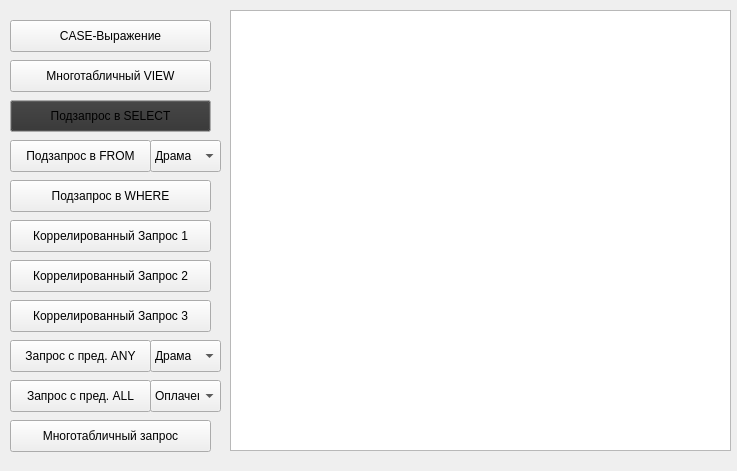
<?xml version="1.0" encoding="UTF-8"?>
<ui version="4.0">
 <class>queries</class>
 <widget class="QWidget" name="queries">
  <property name="geometry">
   <rect>
    <x>0</x>
    <y>0</y>
    <width>737</width>
    <height>471</height>
   </rect>
  </property>
  <property name="windowTitle">
   <string>Form</string>
  </property>
  <property name="styleSheet">
   <string notr="true"/>
  </property>
  <widget class="QTableView" name="tableView">
   <property name="geometry">
    <rect>
     <x>230</x>
     <y>10</y>
     <width>501</width>
     <height>441</height>
    </rect>
   </property>
  </widget>
  <widget class="QPushButton" name="caseButton">
   <property name="geometry">
    <rect>
     <x>10</x>
     <y>20</y>
     <width>201</width>
     <height>32</height>
    </rect>
   </property>
   <property name="styleSheet">
    <string notr="true"/>
   </property>
   <property name="text">
    <string>CASE-Выражение</string>
   </property>
   <property name="icon">
    <iconset theme="window-new"/>
   </property>
   <property name="checkable">
    <bool>false</bool>
   </property>
  </widget>
  <widget class="QPushButton" name="viewButton">
   <property name="geometry">
    <rect>
     <x>10</x>
     <y>60</y>
     <width>201</width>
     <height>32</height>
    </rect>
   </property>
   <property name="text">
    <string>Многотабличный VIEW</string>
   </property>
  </widget>
  <widget class="QPushButton" name="c1Button">
   <property name="geometry">
    <rect>
     <x>10</x>
     <y>100</y>
     <width>201</width>
     <height>32</height>
    </rect>
   </property>
   <property name="palette">
    <palette>
     <active>
      <colorrole role="Button">
       <brush brushstyle="SolidPattern">
        <color alpha="255">
         <red>65</red>
         <green>63</green>
         <blue>43</blue>
        </color>
       </brush>
      </colorrole>
     </active>
     <inactive>
      <colorrole role="Button">
       <brush brushstyle="SolidPattern">
        <color alpha="255">
         <red>50</red>
         <green>50</green>
         <blue>50</blue>
        </color>
       </brush>
      </colorrole>
     </inactive>
     <disabled>
      <colorrole role="Button">
       <brush brushstyle="SolidPattern">
        <color alpha="255">
         <red>65</red>
         <green>63</green>
         <blue>43</blue>
        </color>
       </brush>
      </colorrole>
     </disabled>
    </palette>
   </property>
   <property name="text">
    <string>Подзапрос в SELECT</string>
   </property>
  </widget>
  <widget class="QPushButton" name="c2Button">
   <property name="geometry">
    <rect>
     <x>10</x>
     <y>140</y>
     <width>141</width>
     <height>32</height>
    </rect>
   </property>
   <property name="text">
    <string>Подзапрос в FROM</string>
   </property>
  </widget>
  <widget class="QPushButton" name="c3Button">
   <property name="geometry">
    <rect>
     <x>10</x>
     <y>180</y>
     <width>201</width>
     <height>32</height>
    </rect>
   </property>
   <property name="text">
    <string>Подзапрос в WHERE</string>
   </property>
  </widget>
  <widget class="QPushButton" name="cor1Button">
   <property name="geometry">
    <rect>
     <x>10</x>
     <y>220</y>
     <width>201</width>
     <height>32</height>
    </rect>
   </property>
   <property name="text">
    <string>Коррелированный Запрос 1</string>
   </property>
  </widget>
  <widget class="QPushButton" name="cor2Button">
   <property name="geometry">
    <rect>
     <x>10</x>
     <y>260</y>
     <width>201</width>
     <height>32</height>
    </rect>
   </property>
   <property name="text">
    <string>Коррелированный Запрос 2</string>
   </property>
  </widget>
  <widget class="QPushButton" name="cor3Button">
   <property name="geometry">
    <rect>
     <x>10</x>
     <y>300</y>
     <width>201</width>
     <height>32</height>
    </rect>
   </property>
   <property name="text">
    <string>Коррелированный Запрос 3</string>
   </property>
  </widget>
  <widget class="QPushButton" name="anyButton">
   <property name="geometry">
    <rect>
     <x>10</x>
     <y>340</y>
     <width>141</width>
     <height>32</height>
    </rect>
   </property>
   <property name="text">
    <string>Запрос с пред. ANY</string>
   </property>
  </widget>
  <widget class="QPushButton" name="manytablesButton">
   <property name="geometry">
    <rect>
     <x>10</x>
     <y>420</y>
     <width>201</width>
     <height>32</height>
    </rect>
   </property>
   <property name="text">
    <string>Многотабличный запрос</string>
   </property>
  </widget>
  <widget class="QComboBox" name="c2ComboBox">
   <property name="geometry">
    <rect>
     <x>150</x>
     <y>140</y>
     <width>71</width>
     <height>32</height>
    </rect>
   </property>
   <item>
    <property name="text">
     <string>Драма</string>
    </property>
   </item>
   <item>
    <property name="text">
     <string>Комедия</string>
    </property>
   </item>
   <item>
    <property name="text">
     <string>Экшн</string>
    </property>
   </item>
   <item>
    <property name="text">
     <string>Ужасы</string>
    </property>
   </item>
   <item>
    <property name="text">
     <string>Фэнтези</string>
    </property>
   </item>
   <item>
    <property name="text">
     <string>Романтика</string>
    </property>
   </item>
   <item>
    <property name="text">
     <string>Мистика</string>
    </property>
   </item>
   <item>
    <property name="text">
     <string>Анимация</string>
    </property>
   </item>
   <item>
    <property name="text">
     <string>Криминал</string>
    </property>
   </item>
  </widget>
  <widget class="QComboBox" name="anyComboBox">
   <property name="geometry">
    <rect>
     <x>150</x>
     <y>340</y>
     <width>71</width>
     <height>32</height>
    </rect>
   </property>
   <item>
    <property name="text">
     <string>Драма</string>
    </property>
   </item>
   <item>
    <property name="text">
     <string>Комедия</string>
    </property>
   </item>
   <item>
    <property name="text">
     <string>Экшн</string>
    </property>
   </item>
   <item>
    <property name="text">
     <string>Ужасы</string>
    </property>
   </item>
   <item>
    <property name="text">
     <string>Фэнтези</string>
    </property>
   </item>
   <item>
    <property name="text">
     <string>Романтика</string>
    </property>
   </item>
   <item>
    <property name="text">
     <string>Мистика</string>
    </property>
   </item>
   <item>
    <property name="text">
     <string>Анимация</string>
    </property>
   </item>
   <item>
    <property name="text">
     <string>Криминал</string>
    </property>
   </item>
  </widget>
  <widget class="QPushButton" name="allButton">
   <property name="geometry">
    <rect>
     <x>10</x>
     <y>380</y>
     <width>141</width>
     <height>32</height>
    </rect>
   </property>
   <property name="text">
    <string>Запрос с пред. ALL</string>
   </property>
  </widget>
  <widget class="QComboBox" name="allComboBox">
   <property name="geometry">
    <rect>
     <x>150</x>
     <y>380</y>
     <width>71</width>
     <height>32</height>
    </rect>
   </property>
   <item>
    <property name="text">
     <string>Оплачена</string>
    </property>
   </item>
   <item>
    <property name="text">
     <string>Не оплачена</string>
    </property>
   </item>
  </widget>
 </widget>
 <resources/>
 <connections/>
</ui>
